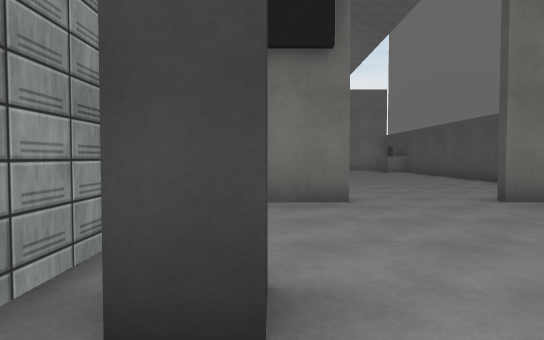
View 1 (above)

16 first-person views from a walk through a Unity game level. The camera is 1.3 m above the floor, tilts 2° down and sees 75° across. The floor is counted in squares, 1.8 m on a side. Each view is taken from the middle of a square. On the plan, view 1 faces up. The plan holds only what a view shows up to about 11 squares ahead; the rest is blank. The place goes on beyond the plan. The player is left out. Surface patterns are stand-ins for the level's own textures.

View 2
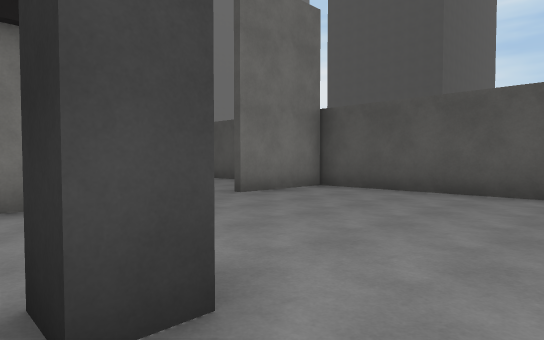

View 3
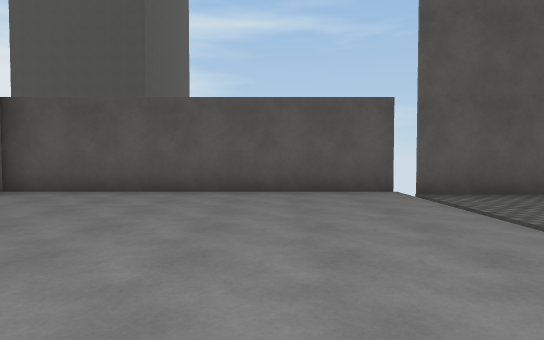

View 4
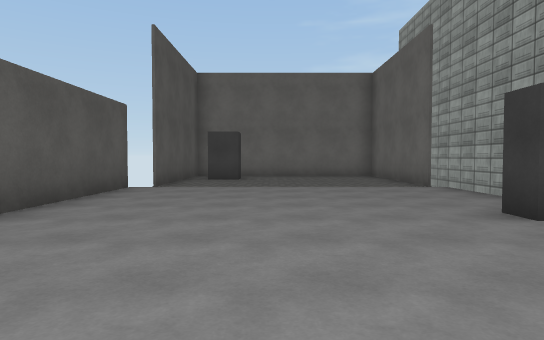

View 5
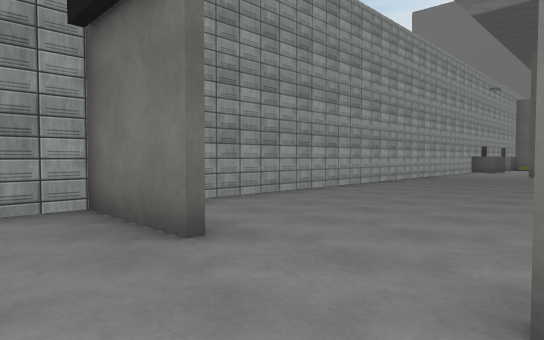

View 6
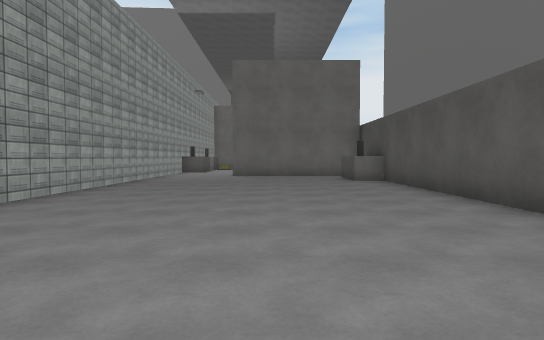

View 7
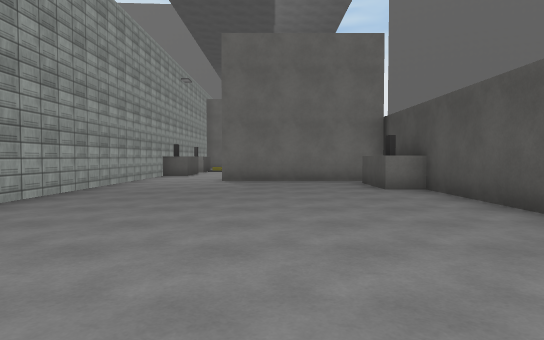

View 8
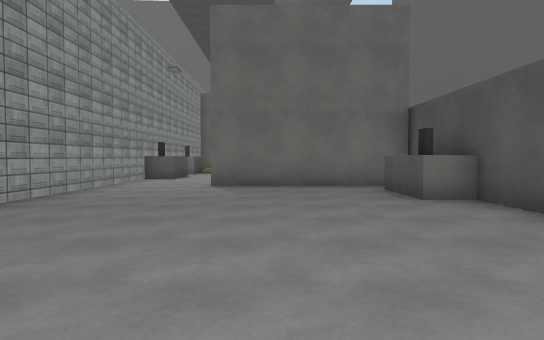

View 9
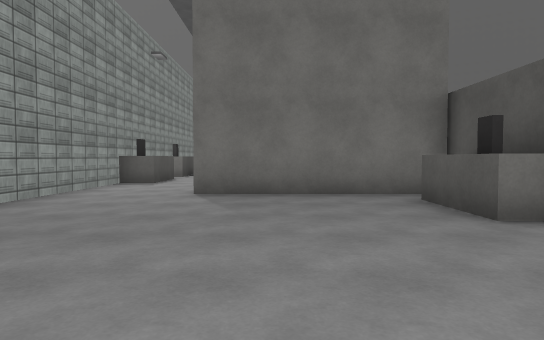

View 10
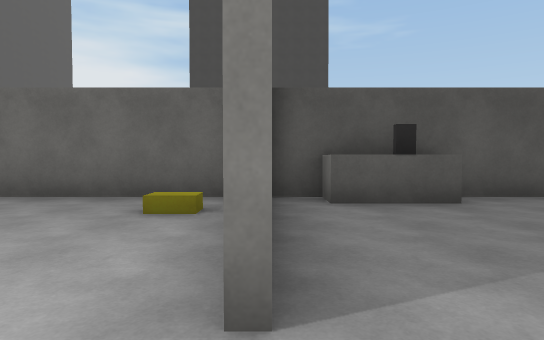

View 11
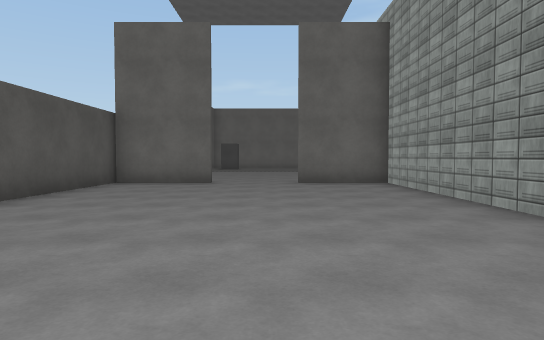

View 12
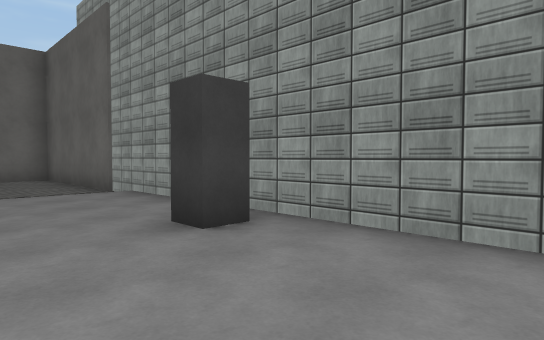

View 13
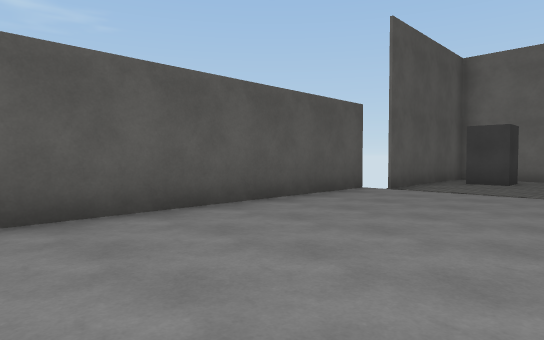

View 14
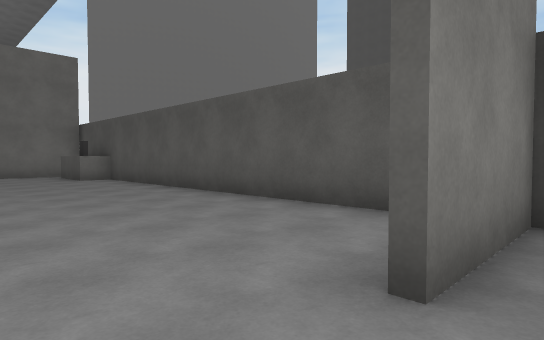

View 15
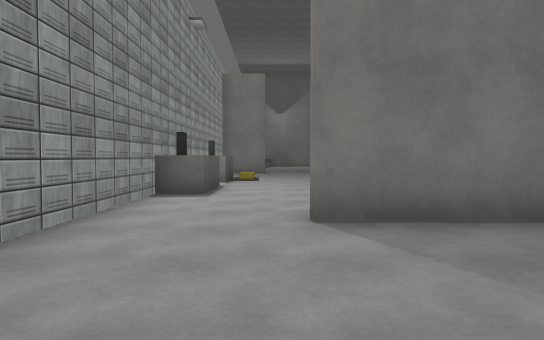

View 16
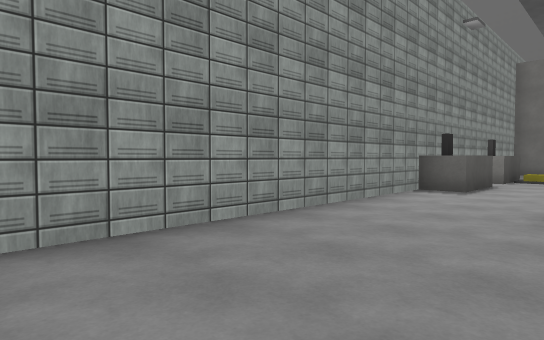

### Floor plan
Points are (right, up) in squares from view 1. A wall is a line through its corners. A room is listed if a view was taken in it or the views show most of it. See-through windows are left out.
Room 1 (views 1, 2, 3, 5, 12, 13, 14)
walls: (-1.3, -0.6) (-1.3, -3.9); (1.2, 5.7) (-1.3, 5.7) (-1.3, 1.1); (-0.9, -2.8) (-0.9, -5.5); (6.5, -2.6) (6.5, 6.1); (6.5, 5.7) (3.8, 5.7); (5.9, -5.5) (5.9, -2.8)
ways out: opening at (2.5, 6) to room 2
objects: other object (0, 2)
Room 2 (views 4, 6, 7, 8, 9, 10, 11, 15, 16)
walls: (6.5, 20.9) (6.5, 23.5); (-1.3, 22.5) (-1.3, 5.9) (1.2, 5.9); (3.8, 5.9) (6.5, 5.9); (6.5, 6.1) (6.5, 20) (1.4, 20)
ways out: opening at (2.5, 6) to room 1
objects: other object (-1, 23); other object (6, 17) to (7, 19)

Positions as (right, up) in squares from view 1, and headings:
1: (0, 0), facing up
2: (-1, 0), facing up-right
3: (-1, 0), facing right
4: (3, 6), facing down
5: (4, 4), facing up-left
6: (3, 6), facing up
7: (3, 9), facing up
8: (3, 11), facing up
9: (3, 13), facing up
10: (0, 20), facing right
11: (2, 16), facing down
12: (2, 5), facing down-left
13: (2, 5), facing down-right
14: (2, 5), facing up-right
15: (1, 16), facing up
16: (2, 15), facing up-left
